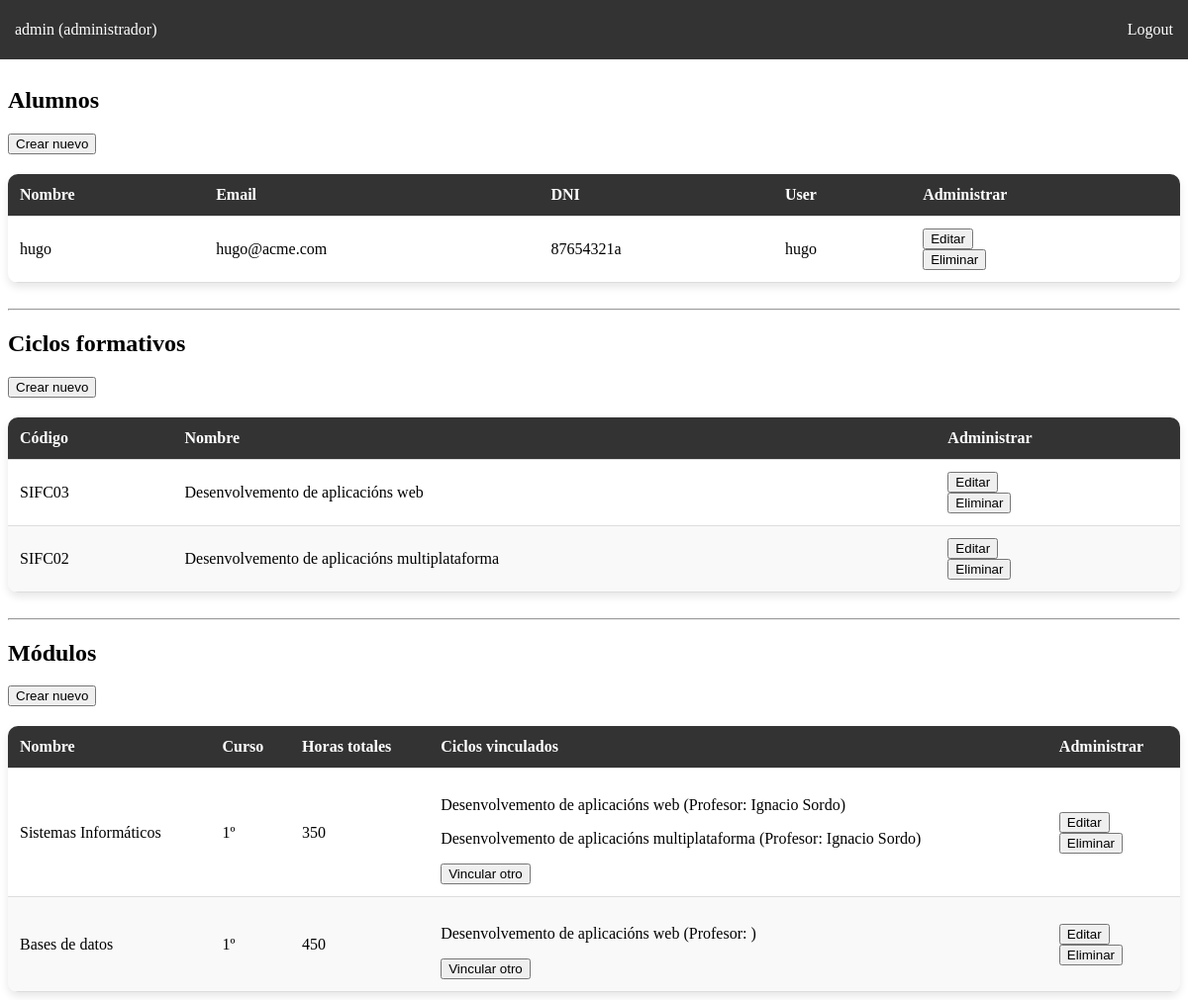
Page /APP-HORARIOS/admin.php (signed in) on the earlier database version.
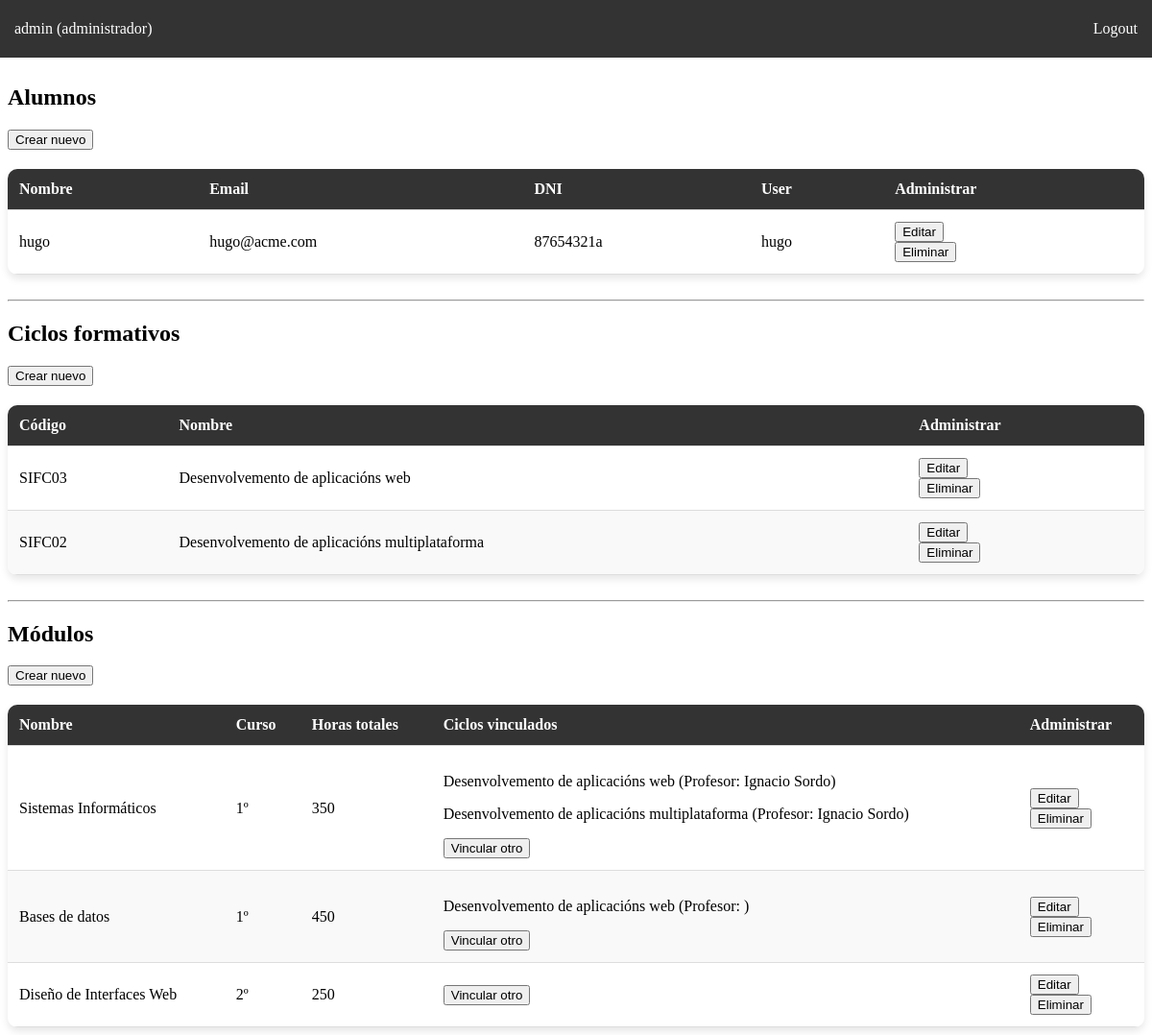
Same page on the later database version.
### tables this page shows
CREATE TABLE `usuario` (
  `id_user` int(11) NOT NULL,
  `name` varchar(50) NOT NULL,
  `lastname` varchar(50) NOT NULL,
  `email` varchar(100) NOT NULL,
  `dni` char(9) NOT NULL,
  `login` varchar(50) NOT NULL,
  `password` varchar(255) NOT NULL,
  `rol` enum('administrador','alumno') NOT NULL DEFAULT 'alumno'
);

CREATE TABLE `ciclo` (
  `id_ciclo` int(11) NOT NULL,
  `codigo` varchar(50) NOT NULL,
  `name` varchar(100) NOT NULL
);

CREATE TABLE `modulo` (
  `id_modulo` int(11) NOT NULL,
  `name` varchar(100) NOT NULL,
  `curso` enum('1º','2º') NOT NULL,
  `horas_totales` int(11) DEFAULT NULL
);

CREATE TABLE `profesor` (
  `id_profesor` int(11) NOT NULL,
  `name` varchar(50) NOT NULL,
  `lastname` varchar(50) NOT NULL,
  `email` varchar(100) NOT NULL
);

### APP-HORARIOS/admin.php (the view, shortened to what this page needs)
<?php
require_once "conexion.php";
?>
<!DOCTYPE html>
<html lang="es">
<head>
    <link rel="stylesheet" href="css/style.css">
</head>
<body>
    <nav class="navbar">
        <?php echo "<p>" . $_SESSION['usuario_nome']." (".$_SESSION['usuario_rol'].")" . "</p>"; ?>
        <a href="logout.php">Logout</a>
    </nav>
    <div>
        <h2>Alumnos</h2>
        <form action="creaUsuario.php" method="post">
            <button type="submit">Crear nuevo</button>
        </form>
        <table class="product-table">
            <thead>
                <tr>
                    <th>Nombre</th>
                    <th>Email</th>
                    <th>DNI</th>
                    <th>User</th>
                    <th>Administrar</th>
                </tr>
            </thead>
            <tbody>
                <?php
                $pdoStatement = $pdo->prepare("SELECT * FROM usuario WHERE rol='alumno'");
                $pdoStatement->execute();
                $filas = $pdoStatement->fetchAll();
                foreach ($filas as $usuario) {
                    echo "<tr>";
                    echo "<td>".$usuario['name']."</td>";
                    echo "<td>".$usuario['email']."</td>";
                    echo "<td>".$usuario['dni']."</td>";
                    echo "<td>".$usuario['login']."</td>";
                    echo "<td>";
                        echo "<form action='editaUsuario.php' method='post'>";
                        echo "<button type='submit'>Editar</button>";
                        echo "</form>";
                        echo "<form action='gestionaUsuario.php' method='post'>";
                        echo "<button type='submit' name='boton' value='eliminar'>Eliminar</button>";
                        echo "</form>";
                    echo "</td>";
                    echo "</tr>";
                }
                ?>
            </tbody>
        </table>
    </div>
    <br><hr>
    <div>
        <h2>Ciclos formativos</h2>
        <form action="creaCiclo.php" method="post">
            <button type="submit">Crear nuevo</button>
        </form>
        <table class="product-table">
            <thead>
                <tr>
                    <th>Código</th>
                    <th>Nombre</th>
                    <th>Administrar</th>
                </tr>
            </thead>
            <tbody>
                <?php
                $pdoStatement = $pdo->prepare("SELECT * FROM ciclo");
                $pdoStatement->execute();
                $filas = $pdoStatement->fetchAll();
                foreach ($filas as $ciclo) {
                    echo "<tr>";
                    echo "<td>".$ciclo['codigo']."</td>";
                    echo "<td>".$ciclo['name']."</td>";
                    echo "<td>";
                        echo "<form action='editaCiclo.php' method='post'>";
                        echo "<button type='submit'>Editar</button>";
                        echo "</form>";
                        echo "<form action='gestionaCiclo.php' method='post'>";
                        echo "<button type='submit' name='boton' value='eliminar'>Eliminar</button>";
                        echo "</form>";
                    echo "</td>";
                    echo "</tr>";
                }
                ?>
            </tbody>
        </table>
    </div>
    <br><hr>
    <div>
        <h2>Módulos</h2>
        <form action="creaModulo.php" method="post">
            <button type="submit">Crear nuevo</button>
        </form>
        <table class="product-table">
            <thead>
                <tr>
                    <th>Nombre</th>
                    <th>Curso</th>
                    <th>Horas totales</th>
                    <th>Ciclos vinculados</th>
                    <th>Administrar</th>
                </tr>
            </thead>
            <tbody>
                <?php
                $pdoStatement = $pdo->prepare("SELECT * FROM modulo");
                $pdoStatement->execute();
                $filas = $pdoStatement->fetchAll();
                foreach ($filas as $modulo) {
                    echo "<tr>";
                    echo "<td>".$modulo['name']."</td>";
                    echo "<td>".$modulo['curso']."</td>";
                    echo "<td>".$modulo['horas_totales']."</td>";
                    $pdoStatement2 = $pdo->prepare("SELECT C.name AS ciclo_name,
                                                           P.name AS profesor_name,
                                                           P.lastname AS profesor_lastname
                                                           FROM CICLO_TIENE_MODULO CTM
                                                           JOIN CICLO C ON CTM.id_ciclo = C.id_ciclo
                                                           LEFT JOIN PROFESOR P ON CTM.id_profesor = P.id_profesor
                                                           WHERE CTM.id_modulo = ?;
                                                           ");
                    $pdoStatement2->bindParam(1, $modulo['id_modulo']);
                    $pdoStatement2->execute();
                    $filas2 = $pdoStatement2->fetchAll();
                    echo "<td>";
                        foreach ($filas2 as $ciclo_asociado) {
                            echo "<p>".$ciclo_asociado["ciclo_name"]." (Profesor: ".$ciclo_asociado["profesor_name"]." ".$ciclo_asociado["profesor_lastname"].") </p>";
                        }
                        echo "<form action='gestionaCicloTieneModulo.php' method='post'>";
                        echo "<button type='submit'>Vincular otro</button>";
                        echo "</form>";
                    echo "</td>";
                    echo "<td>";
                        echo "<form action='editaModulo.php' method='post'>";
                        echo "<button type='submit'>Editar</button>";
                        echo "</form>";
                        echo "<form action='gestionaModulo.php' method='post'>";
                        echo "<button type='submit' name='boton' value='eliminar'>Eliminar</button>";
                        echo "</form>";
                    echo "</td>";
                    echo "</tr>";
                }
                ?>
            </tbody>
        </table>
    </div>
</body>
</html>

### APP-HORARIOS/css/style.css (style rules this page uses)
.navbar { position: fixed; top: 0; left: 0; width: 100%; height: 60px; background-color: #333; color: white; display: flex; align-items: center; justify-content: space-between; z-index: 1000; }
.navbar p { color: white; text-decoration: none; padding: 10px 15px; font-size: 16px; }
.navbar a { color: white; text-decoration: none; padding: 10px 15px; font-size: 16px; }
body { padding-top: 60px; }
.product-table { width: 100%; border-collapse: collapse; margin-top: 20px; background-color: white; box-shadow: 0px 4px 8px rgba(0, 0, 0, 0.1); border-radius: 10px; overflow: hidden; }
.product-table thead { background-color: #333; color: white; }
.product-table th, .product-table td { padding: 12px; text-align: left; border-bottom: 1px solid #ddd; }
.product-table tbody tr:nth-child(even) { background-color: #f9f9f9; }

Differences in the rows shown:
added modulo: name "Diseño de Interfaces Web", curso "2º", horas_totales "250"
